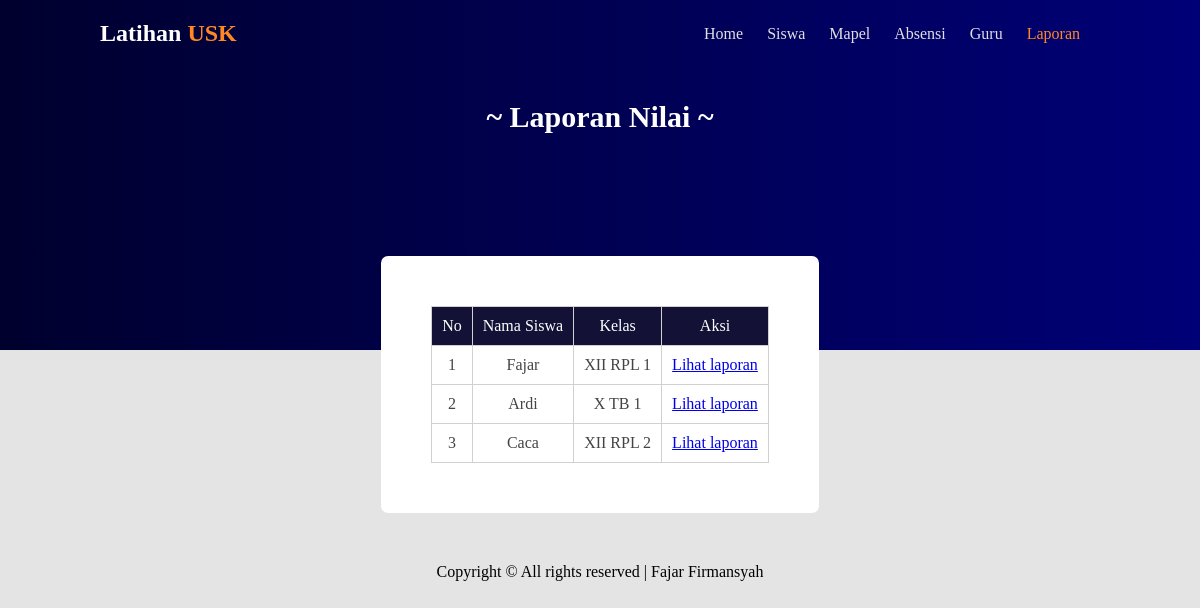
The app's page /laporan.php with its own data.
### tables this page shows
CREATE TABLE `tb_siswa` (
  `id_siswa` int(3) NOT NULL,
  `nama_siswa` varchar(50) DEFAULT NULL,
  `alamat_siswa` text DEFAULT NULL,
  `kelas` varchar(30) DEFAULT NULL,
  `asal_sekolah` varchar(50) DEFAULT NULL
);

### laporan.php (the view, shortened to what this page needs)
<?php
include "./controller/const.php";
include "./model/conn.php";
?>
<!DOCTYPE html>
<html lang="en">
<head>
    <link rel="stylesheet" href="./template/style1.css">
</head>
<body>
    <nav>
        <div class="container">
            <a href="index.php">
                <h1 class="logo">Latihan <label for="">USK</label> </h1>
            </a>
            <ul>
                <li><a href="index.php">Home</a></li>
                <li><a href="siswa.php">Siswa</a></li>
                <li><a href="mapel.php">Mapel</a></li>
                <li><a href="absensi.php">Absensi</a></li>
                <li><a href="guru.php">Guru</a></li>
                <li><a class="active" href="laporan.php">Laporan</a></li>
            </ul>
        </div>
    </nav>
    <div class="container">
        <center>
            <h2 class="title"><?= $laporan; ?></h2>
            <section>
                <br>
                <br>
                <br><br>
                <div class="box">
                    <table class="table-hover" border="1">
                        <thead>
                            <tr>
                                <th>No</th>
                                <th>Nama Siswa</th>
                                <th>Kelas</th>
                                <th>Aksi</th>
                            </tr>
                        </thead>
                        <?php
                        $siswa = mysqli_query($conn, "SELECT * FROM tb_siswa");
                        $no = 1;
                        while ($data = mysqli_fetch_array($siswa)) {
                        ?>
                            <tbody>
                                <tr>
                                    <td><?= $no++; ?></td>
                                    <td><?= $data['nama_siswa']; ?></td>
                                    <td><?= $data['kelas']; ?></td>
                                    <td>
                                        <a href="laporan_detail.php?id_siswa=<?= $data['id_siswa'] ?>">
                                        Lihat laporan</a>
                                    </td>
                                </tr>
                            </tbody>
                        <?php
                        }
                        ?>
                    </table>
                </div>
        </center>
    </div>
    <footer>
        <?= $footer ?>
    </footer>
</body>
</html>

### template/style1.css (style rules this page uses)
* { padding: 0; margin: 0; box-sizing: border-box; }
html, body { font-family: montserrat; margin-bottom: 30px; background-color: rgb(228, 228, 228); }
.container { margin-left: 100px; margin-right: 100px; top: 0; left: 0; right: 0; bottom: 0; }
body nav ul li a { text-decoration: none; }
nav { background: linear-gradient(to right, rgb(0, 0, 46), rgb(0, 0, 119)); height: 350px; width: 100%; }
nav h1 { color: white; }
h1 label { color: rgb(255, 135, 36); }
nav ul { margin-top: 25px; position: relative; float: right; }
nav ul li { display: inline-block; }
h1.logo { padding-top: 20px; float: left; }
nav ul li a { margin-right: 20px; list-style-type: none; margin-top: -50px; color: rgb(224, 224, 224); }
ul li a.active { color: rgb(255, 135, 36); }
.box { height: fit-content; width: fit-content; padding: 50px; background-color: white; border-radius: 7px; margin-top: 50px; }
h2.title { margin-top: -250px; color: white; font-size: 30px; }
.table-hover { color: #444; border-collapse: collapse; border: 1px solid#d1d1d1; }
.table-hover tr th { background: #131136; color: #fff; font-weight: normal; }
.table-hover, th, td { padding: 10px 10px; text-align: center; }
.table-hover, td { display: inline-flexbox; }
footer { width: 100%; height: 50px; position: absolute; text-align: center; margin-top: 50px; }

### records on screen
tb_siswa: nama_siswa "Fajar", kelas "XII RPL 1"
tb_siswa: nama_siswa "Ardi", kelas "X TB 1"
tb_siswa: nama_siswa "Caca", kelas "XII RPL 2"

### other values on screen
$laporan "~ Laporan Nilai ~"
